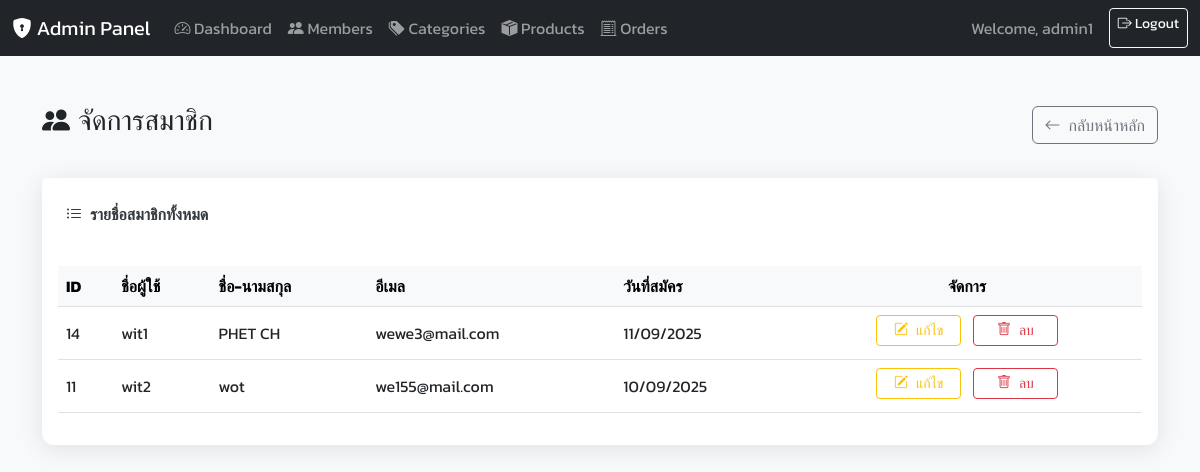
/online/admin/users.php (signed in), run on the app's committed database.
### tables this page shows
CREATE TABLE `users` (
  `user_id` int(11) NOT NULL,
  `username` varchar(50) NOT NULL,
  `password` varchar(255) NOT NULL,
  `email` varchar(100) NOT NULL,
  `full_name` varchar(100) DEFAULT NULL,
  `role` enum('admin','member') DEFAULT 'member',
  `profile_image` varchar(255) DEFAULT 'img/book.png',
  `address` text DEFAULT NULL,
  `city` varchar(255) DEFAULT NULL,
  `province` varchar(255) DEFAULT NULL,
  `zip` varchar(10) DEFAULT NULL,
  `phone` varchar(20) DEFAULT NULL,
  `created_at` timestamp NOT NULL DEFAULT current_timestamp()
);

### online/admin/users.php (the view, shortened to what this page needs)
<?php
require_once '../config.php';
try {
    $stmt = $conn->prepare("SELECT user_id, username, full_name, email, created_at FROM users WHERE role = 'member' ORDER BY user_id DESC");
    $stmt->execute();
    $users = $stmt->fetchAll(PDO::FETCH_ASSOC);
} catch (PDOException $e) {
    $_SESSION['error'] = "ข้อผิดพลาดในการดึงข้อมูลผู้ใช้: " . $e->getMessage();
    $users = [];
}
?>
<!DOCTYPE html>
<html lang="th">
<head>
    <link href="https://cdn.jsdelivr.net/npm/bootstrap@5.3.0/dist/css/bootstrap.min.css" rel="stylesheet">
    <link rel="stylesheet" href="https://cdn.jsdelivr.net/npm/bootstrap-icons@1.11.3/font/bootstrap-icons.min.css">
</head>
<body>
    <?php require_once 'navbar.php'; ?>
    <div class="container mt-5 mb-5">
        <div class="d-flex justify-content-between align-items-center mb-4">
            <h1 class="h3"><i class="bi bi-people-fill btn-icon"></i>จัดการสมาชิก</h1>
            <a href="index.php" class="btn btn-outline-secondary"><i class="bi bi-arrow-left btn-icon"></i>กลับหน้าหลัก</a>
        </div>
        <div class="card">
            <div class="card-header">
                <i class="bi bi-list-ul btn-icon"></i>รายชื่อสมาชิกทั้งหมด
            </div>
            <div class="card-body">
                <div class="table-responsive">
                    <table class="table table-hover align-middle">
                        <thead class="table-light">
                            <tr>
                                <th>ID</th>
                                <th>ชื่อผู้ใช้</th>
                                <th>ชื่อ-นามสกุล</th>
                                <th>อีเมล</th>
                                <th>วันที่สมัคร</th>
                                <th class="text-center">จัดการ</th>
                            </tr>
                        </thead>
                        <tbody>
                            <?php if (empty($users)): ?>
                                <tr>
                                    <td colspan="6" class="text-center text-muted">ยังไม่มีสมาชิก</td>
                                </tr>
                            <?php else: ?>
                                <?php foreach ($users as $user): ?>
                                    <tr>
                                        <td><?= htmlspecialchars($user['user_id']) ?></td>
                                        <td><?= htmlspecialchars($user['username']) ?></td>
                                        <td><?= htmlspecialchars($user['full_name']) ?></td>
                                        <td><?= htmlspecialchars($user['email']) ?></td>
                                        <td><?= date('d/m/Y', strtotime($user['created_at'])) ?></td>
                                        <td class="text-center action-buttons">
                                            <a href="edit_user.php?id=<?= $user['user_id'] ?>" class="btn btn-sm btn-outline-warning me-2">
                                                <i class="bi bi-pencil-square btn-icon"></i>แก้ไข
                                            </a>
                                            <a href="del_user_sweet.php?id=<?= $user['user_id'] ?>" class="btn btn-sm btn-outline-danger" onclick="confirmDelete(event, this.href)">
                                                <i class="bi bi-trash btn-icon"></i>ลบ
                                            </a>
                                        </td>
                                    </tr>
                                <?php endforeach; ?>
                            <?php endif; ?>
                        </tbody>
                    </table>
                </div>
            </div>
        </div>
    </div>
</body>
</html>

### online/admin/users.php (style rules this page uses)
body { font-family: 'Kanit', sans-serif; background-color: #f8f9fa; }
.container { max-width: 1140px; }
.card { border: none; border-radius: 0.75rem; box-shadow: 0 4px 25px rgba(0, 0, 0, 0.1); margin-top: 2rem; }
.card-header { background-color: #fff; border-bottom: none; padding: 1.5rem; font-weight: 600; color: #343a40; }
.btn-icon { margin-right: 0.5rem; }
.action-buttons .btn { width: 85px; margin-bottom: 5px; }

### data on the page
users: user_id "14", username "wit1", full_name "PHET CH", email "wewe3@mail.com", created_at "11/09/2025"
users: user_id "11", username "wit2", full_name "wot", email "we155@mail.com", created_at "10/09/2025"

### other printed values
$_SESSION['username'] "admin1"
